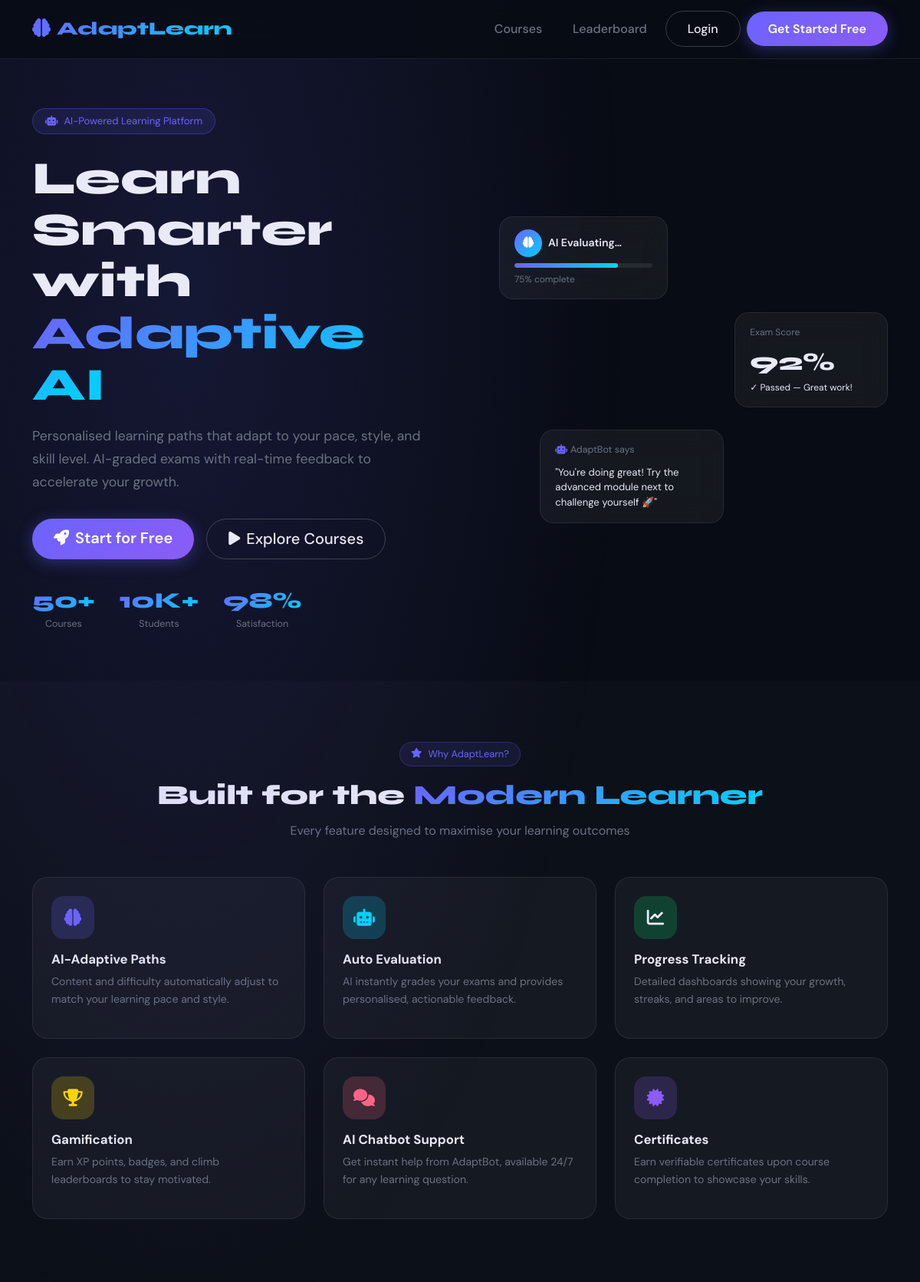
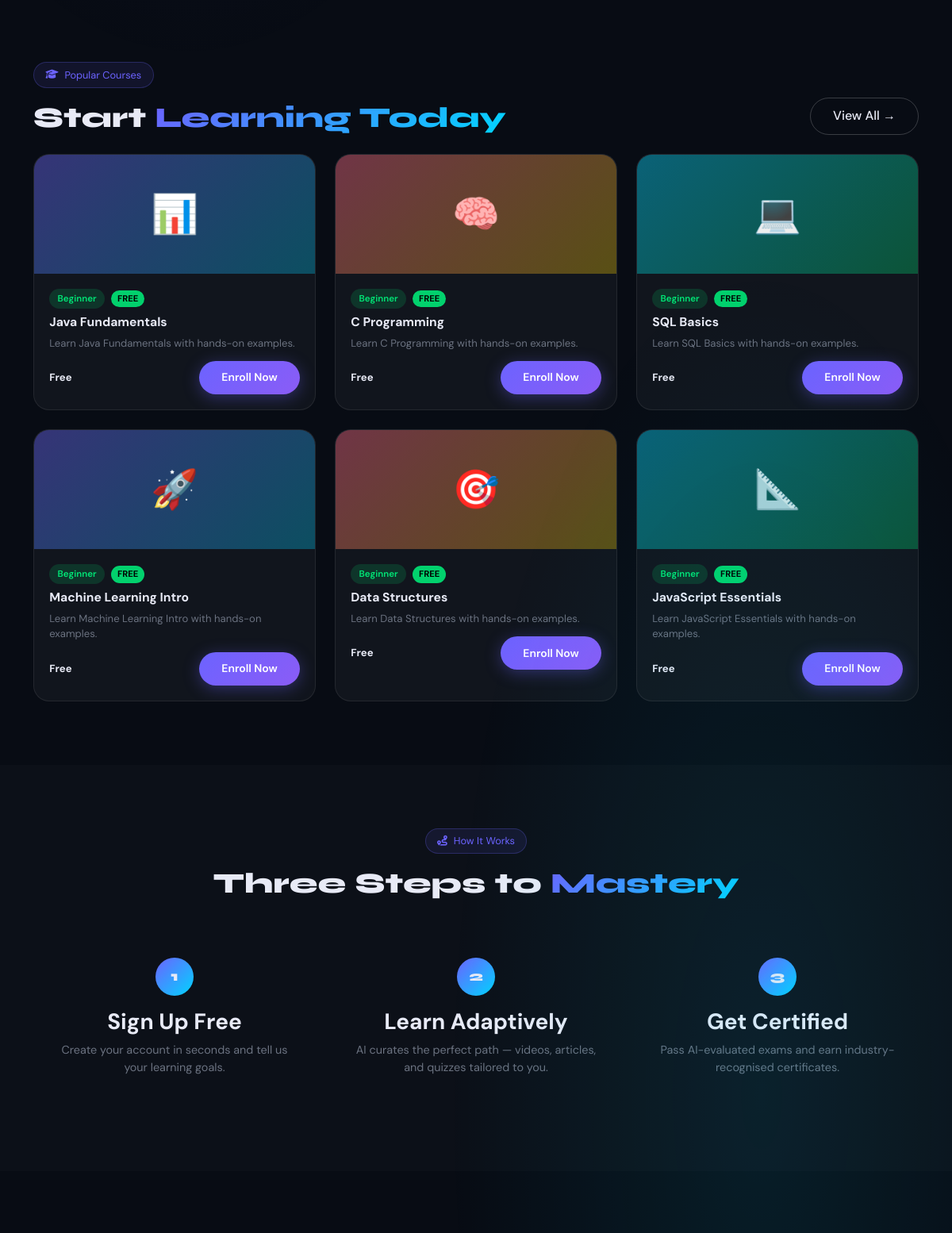
The page / (upper part) on the database its author committed (2 pictures, top to bottom).
### learning/models.py (models this page shows, shortened)
class Course(models.Model):
    DIFFICULTY = [('beginner','Beginner'),('intermediate','Intermediate'),('advanced','Advanced')]
    STATUS     = [('draft','Draft'),('published','Published'),('archived','Archived')]
    title        = models.CharField(max_length=200)
    slug         = models.SlugField(unique=True)
    description  = models.TextField()
    instructor   = models.ForeignKey(User, on_delete=models.CASCADE, related_name='courses_taught')
    thumbnail    = models.ImageField(upload_to='course_thumbnails/', null=True, blank=True)
    difficulty   = models.CharField(max_length=20, choices=DIFFICULTY, default='beginner')
    status       = models.CharField(max_length=20, choices=STATUS, default='draft')
    price        = models.DecimalField(max_digits=8, decimal_places=2, default=0.00)
    is_free      = models.BooleanField(default=False)
    tags         = models.CharField(max_length=300, blank=True)
    duration_hrs = models.FloatField(default=0)
    language     = models.CharField(max_length=50, default='English')
    rating       = models.FloatField(default=0.0)
    total_enrolled = models.IntegerField(default=0)
    created_at   = models.DateTimeField(auto_now_add=True)
    updated_at   = models.DateTimeField(auto_now=True)
    class Meta:
        ordering = ['-created_at']

### learning/views.py (the view, shortened to what this page needs)
# urls.py: path('', views.home, name='home'),
def home(request):
    courses = Course.objects.filter(status='published')[:6]
    return render(request, 'learning/home.html', {'courses': courses})

### templates/learning/home.html (shortened to what this page needs)
{% load static %}
<!DOCTYPE html>
<html lang="en">
<head>
  <link href="https://cdn.jsdelivr.net/npm/bootstrap@5.3.2/dist/css/bootstrap.min.css" rel="stylesheet"/>
  <link href="https://cdnjs.cloudflare.com/ajax/libs/font-awesome/6.5.0/css/all.min.css" rel="stylesheet"/>
  <link href="https://cdn.jsdelivr.net/npm/aos@2.3.4/dist/aos.css" rel="stylesheet"/>
</head>
<body>
  <nav class="navbar navbar-expand-lg">
    <div class="container">
      <a class="navbar-brand" href="/"><i class="fas fa-brain me-2"></i>AdaptLearn</a>
      <div class="collapse navbar-collapse" id="nav">
        <div class="ms-auto d-flex align-items-center gap-2 flex-wrap">
          <a href="{% url 'course_list' %}" class="nav-link px-3">Courses</a>
          <a href="{% url 'leaderboard' %}" class="nav-link px-3">Leaderboard</a>
          <a href="{% url 'user_login' %}" class="btn-outline btn">Login</a>
          <a href="{% url 'user_register' %}" class="btn-glow btn">Get Started Free</a>
        </div>
      </div>
    </div>
  </nav>
  <section class="hero">
    <div class="container">
      <div class="row align-items-center g-5">
        <div class="col-lg-6" data-aos="fade-right">
          <div class="hero-tag"><i class="fas fa-robot"></i> AI-Powered Learning Platform</div>
          <h1 class="hero-title">Learn Smarter with <span class="gradient-text">Adaptive AI</span></h1>
          <p class="hero-sub">Personalised learning paths that adapt to your pace, style, and skill level. AI-graded exams with real-time feedback to accelerate your growth.</p>
          <div class="d-flex gap-3 flex-wrap">
            <a href="{% url 'user_register' %}" class="btn-glow btn btn-lg"><i class="fas fa-rocket me-2"></i>Start for Free</a>
            <a href="{% url 'course_list' %}" class="btn-outline btn btn-lg"><i class="fas fa-play me-2"></i>Explore Courses</a>
          </div>
          <div class="hero-stats">
            <div class="stat-item"><div class="stat-num">50+</div><div class="stat-lbl">Courses</div></div>
            <div class="stat-item"><div class="stat-num">10K+</div><div class="stat-lbl">Students</div></div>
            <div class="stat-item"><div class="stat-num">98%</div><div class="stat-lbl">Satisfaction</div></div>
          </div>
        </div>
        <div class="col-lg-6 d-none d-lg-block" data-aos="fade-left">
          <div class="hero-visual">
            <div class="float-card" style="top:10%;left:5%;width:220px">
              <div class="d-flex align-items-center gap-2 mb-2">
                <div style="width:36px;height:36px;background:linear-gradient(135deg,var(--accent),var(--accent2));border-radius:50%;display:flex;align-items:center;justify-content:center"><i class="fas fa-brain" style="color:#fff;font-size:.9rem"></i></div>
                <span style="font-weight:600;font-size:.88rem">AI Evaluating…</span>
              </div>
              <div style="height:6px;background:rgba(255,255,255,.08);border-radius:3px;overflow:hidden"><div style="width:75%;height:100%;background:linear-gradient(90deg,var(--accent),var(--accent2));border-radius:3px"></div></div>
              <div style="font-size:.75rem;color:var(--muted);margin-top:.4rem">75% complete</div>
            </div>
            <div class="float-card" style="top:35%;right:0;width:200px">
              <div style="font-size:.75rem;color:var(--muted);margin-bottom:.4rem">Exam Score</div>
              <div style="font-family:'Syne',sans-serif;font-size:2rem;font-weight:800;color:var(--green)">92%</div>
              <div style="font-size:.75rem;color:var(--green)">✓ Passed — Great work!</div>
            </div>
            <div class="float-card" style="bottom:10%;left:15%;width:240px">
              <div style="font-size:.78rem;color:var(--muted);margin-bottom:.6rem"><i class="fas fa-robot me-1" style="color:var(--accent)"></i>AdaptBot says</div>
              <p style="font-size:.82rem;line-height:1.5;margin:0">"You're doing great! Try the advanced module next to challenge yourself 🚀"</p>
            </div>
          </div>
        </div>
      </div>
    </div>
  </section>
  <section style="background:rgba(255,255,255,.015)">
    <div class="container">
      <div class="text-center mb-5" data-aos="fade-up">
        <div class="section-badge"><i class="fas fa-star"></i> Why AdaptLearn?</div>
        <h2 class="section-title">Built for the <span class="gradient-text">Modern Learner</span></h2>
        <p style="color:var(--muted);max-width:500px;margin:0 auto">Every feature designed to maximise your learning outcomes</p>
      </div>
      <div class="row g-4">
        <div class="col-md-6 col-xl-4" data-aos="fade-up" data-aos-delay="0">
          <div class="feat-card">
            <div class="feat-icon" style="background:rgba(108,99,255,.2)"><i class="fas fa-brain" style="color:var(--accent)"></i></div>
            <h3 style="font-weight:700;font-size:1.05rem;margin-bottom:.5rem">AI-Adaptive Paths</h3>
            <p style="color:var(--muted);font-size:.88rem;line-height:1.6">Content and difficulty automatically adjust to match your learning pace and style.</p>
          </div>
        </div>
        <div class="col-md-6 col-xl-4" data-aos="fade-up" data-aos-delay="80">
          <div class="feat-card">
            <div class="feat-icon" style="background:rgba(0,212,255,.2)"><i class="fas fa-robot" style="color:var(--accent2)"></i></div>
            <h3 style="font-weight:700;font-size:1.05rem;margin-bottom:.5rem">Auto Evaluation</h3>
            <p style="color:var(--muted);font-size:.88rem;line-height:1.6">AI instantly grades your exams and provides personalised, actionable feedback.</p>
          </div>
        </div>
        <div class="col-md-6 col-xl-4" data-aos="fade-up" data-aos-delay="160">
          <div class="feat-card">
            <div class="feat-icon" style="background:rgba(0,230,118,.2)"><i class="fas fa-chart-line" style="color:var(--green)"></i></div>
            <h3 style="font-weight:700;font-size:1.05rem;margin-bottom:.5rem">Progress Tracking</h3>
            <p style="color:var(--muted);font-size:.88rem;line-height:1.6">Detailed dashboards showing your growth, streaks, and areas to improve.</p>
          </div>
        </div>
        <div class="col-md-6 col-xl-4" data-aos="fade-up" data-aos-delay="0">
          <div class="feat-card">
            <div class="feat-icon" style="background:rgba(255,215,0,.2)"><i class="fas fa-trophy" style="color:var(--gold)"></i></div>
            <h3 style="font-weight:700;font-size:1.05rem;margin-bottom:.5rem">Gamification</h3>
            <p style="color:var(--muted);font-size:.88rem;line-height:1.6">Earn XP points, badges, and climb leaderboards to stay motivated.</p>
          </div>
        </div>
        <div class="col-md-6 col-xl-4" data-aos="fade-up" data-aos-delay="80">
          <div class="feat-card">
            <div class="feat-icon" style="background:rgba(255,101,132,.2)"><i class="fas fa-comments" style="color:var(--accent3)"></i></div>
            <h3 style="font-weight:700;font-size:1.05rem;margin-bottom:.5rem">AI Chatbot Support</h3>
            <p style="color:var(--muted);font-size:.88rem;line-height:1.6">Get instant help from AdaptBot, available 24/7 for any learning question.</p>
          </div>
        </div>
        <div class="col-md-6 col-xl-4" data-aos="fade-up" data-aos-delay="160">
          <div class="feat-card">
            <div class="feat-icon" style="background:rgba(139,92,246,.2)"><i class="fas fa-certificate" style="color:#8b5cf6"></i></div>
            <h3 style="font-weight:700;font-size:1.05rem;margin-bottom:.5rem">Certificates</h3>
            <p style="color:var(--muted);font-size:.88rem;line-height:1.6">Earn verifiable certificates upon course completion to showcase your skills.</p>
          </div>
        </div>
      </div>
    </div>
  </section>
  {% if courses %}
  <section>
    <div class="container">
      <div class="d-flex justify-content-between align-items-end mb-4" data-aos="fade-up">
        <div>
          <div class="section-badge"><i class="fas fa-graduation-cap"></i> Popular Courses</div>
          <h2 class="section-title mb-0">Start <span class="gradient-text">Learning Today</span></h2>
        </div>
        <a href="{% url 'course_list' %}" class="btn-outline btn" style="white-space:nowrap">View All →</a>
      </div>
      <div class="row g-4">
        {% for course in courses %}
        <div class="col-md-6 col-xl-4" data-aos="fade-up" data-aos-delay="{{ forloop.counter0 }}0">
          <div class="c-card h-100">
            <div style="height:150px;background:linear-gradient(135deg,{% cycle 'rgba(108,99,255,.4),rgba(0,212,255,.3)' 'rgba(255,101,132,.4),rgba(255,215,0,.3)' 'rgba(0,212,255,.4),rgba(0,230,118,.3)' %});display:flex;align-items:center;justify-content:center;font-size:3rem">
              {% cycle '📊' '🧠' '💻' '🚀' '🎯' '📐' %}
            </div>
            <div style="padding:1.2rem">
              <div class="d-flex align-items-center gap-2 mb-2">
                <span class="badge-diff bd-{{ course.difficulty }}">{{ course.get_difficulty_display }}</span>
                {% if course.is_free %}<span style="background:rgba(0,230,118,.9);color:#000;border-radius:50px;padding:.15rem .5rem;font-size:.7rem;font-weight:700">FREE</span>{% endif %}
              </div>
              <h3 style="font-weight:700;font-size:.98rem;margin-bottom:.4rem">{{ course.title }}</h3>
              <p style="font-size:.82rem;color:var(--muted);margin-bottom:.8rem">{{ course.description|truncatechars:80 }}</p>
              <div class="d-flex justify-content-between align-items-center">
                <span style="font-size:.82rem;font-weight:700">{% if course.is_free %}Free{% else %}₹{{ course.price }}{% endif %}</span>
                <a href="{% url 'user_register' %}" class="btn-glow btn btn-sm">Enroll Now</a>
              </div>
            </div>
          </div>
        </div>
        {% endfor %}
      </div>
    </div>
  </section>
  {% endif %}
  <section style="background:rgba(255,255,255,.015)">
    <div class="container">
      <div class="text-center mb-5" data-aos="fade-up">
        <div class="section-badge"><i class="fas fa-route"></i> How It Works</div>
        <h2 class="section-title">Three Steps to <span class="gradient-text">Mastery</span></h2>
      </div>
      <div class="row g-4 justify-content-center">
        <div class="col-md-4" data-aos="fade-up" data-aos-delay="0">
          <div class="text-center p-4">
            <div class="step-num mx-auto mb-3">1</div>
            <h3 style="font-weight:700;margin-bottom:.5rem">Sign Up Free</h3>
            <p style="color:var(--muted);font-size:.9rem">Create your account in seconds and tell us your learning goals.</p>
          </div>
        </div>
        <div class="col-md-4" data-aos="fade-up" data-aos-delay="100">
          <div class="text-center p-4">
            <div class="step-num mx-auto mb-3">2</div>
            <h3 style="font-weight:700;margin-bottom:.5rem">Learn Adaptively</h3>
            <p style="color:var(--muted);font-size:.9rem">AI curates the perfect path — videos, articles, and quizzes tailored to you.</p>
          </div>
        </div>
        <div class="col-md-4" data-aos="fade-up" data-aos-delay="200">
          <div class="text-center p-4">
            <div class="step-num mx-auto mb-3">3</div>
            <h3 style="font-weight:700;margin-bottom:.5rem">Get Certified</h3>
            <p style="color:var(--muted);font-size:.9rem">Pass AI-evaluated exams and earn industry-recognised certificates.</p>
          </div>
        </div>
      </div>
    </div>
  </section>
  <section>
  </section>
</body>
</html>

### rows shown on the page
Course: difficulty "Beginner", is_free "FREE", title "Java Fundamentals", description "Learn Java Fundamentals with hands-on examples."
Course: difficulty "Beginner", is_free "FREE", title "C Programming", description "Learn C Programming with hands-on examples."
Course: difficulty "Beginner", is_free "FREE", title "SQL Basics", description "Learn SQL Basics with hands-on examples."
Course: difficulty "Beginner", is_free "FREE", title "Machine Learning Intro", description "Learn Machine Learning Intro with hands-on examples."
Course: difficulty "Beginner", is_free "FREE", title "Data Structures", description "Learn Data Structures with hands-on examples."
Course: difficulty "Beginner", is_free "FREE", title "JavaScript Essentials", description "Learn JavaScript Essentials with hands-on examples."
